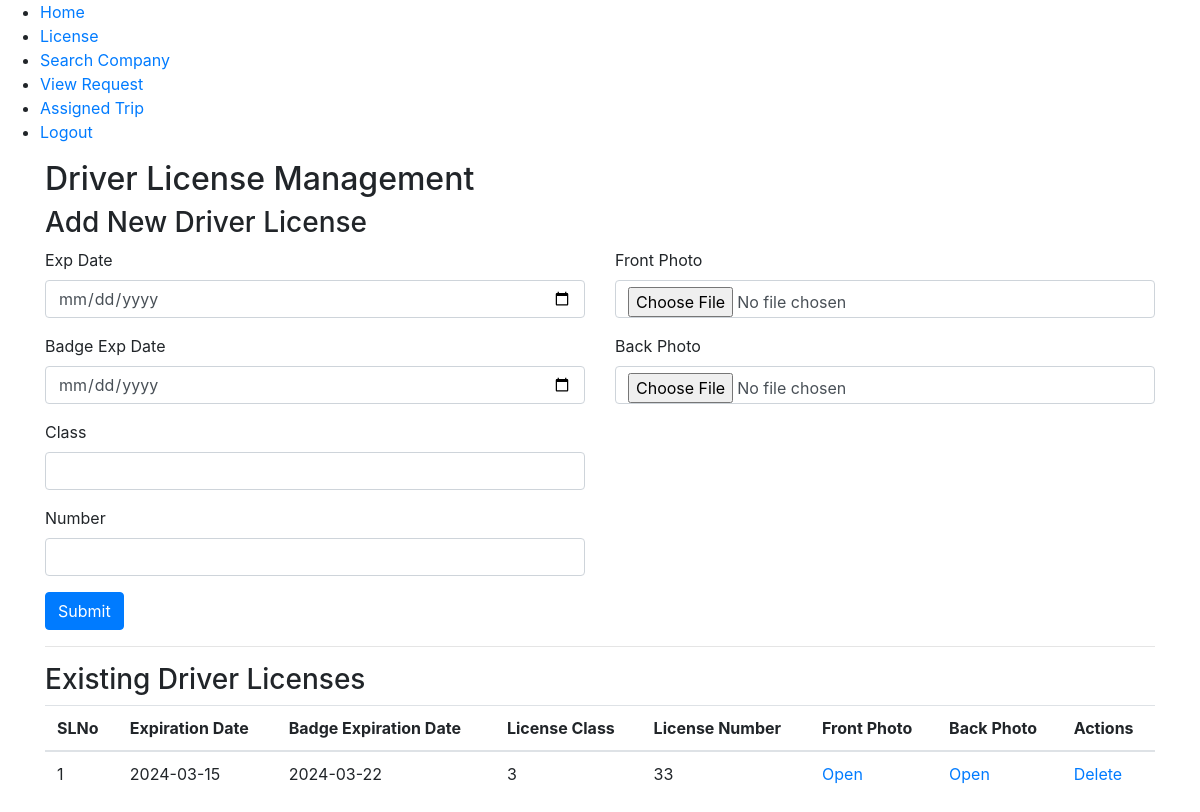
Page /Driver/DriverLicense/ on the committed database.
### Driver/models.py (models this page shows)
class tbl_driver_license(models.Model):
    driver_license_front_photo = models.FileField(upload_to='Files/')
    driver_license_back_photo = models.FileField(upload_to='Files/')
    driver_license_date = models.DateField(auto_now_add=True)
    driver_license_exp_date = models.CharField(max_length=50)
    driver_license_badge_exp_date = models.CharField(max_length=50)
    driver_license_class = models.CharField(max_length=50)
    driver_license_number = models.CharField(max_length=50)
    driver_license_id = models.AutoField(primary_key=True)
    driver_id = models.ForeignKey(tbl_driver,on_delete=models.CASCADE)

### Driver/views.py (the view)
# urls.py: path('DriverLicense/',views.DriverLicense,name="DriverLicense"),
def DriverLicense(request):
    data = tbl_driver_license.objects.all()
    if request.method == "POST" and request.FILES:
        did = tbl_driver.objects.get(driver_id=request.session['did'])
        tbl_driver_license.objects.create(
            driver_license_exp_date=request.POST.get('txt_exp_date'),
            driver_license_badge_exp_date=request.POST.get('txt_badge_exp_date'),
            driver_license_class=request.POST.get('txt_class'),
            driver_license_number=request.POST.get('txt_number'),
            driver_license_front_photo=request.FILES.get('file_front_photo'),
            driver_license_back_photo=request.FILES.get('file_back_photo'),
            driver_id=did,
        )
        return render(request, "Driver/DriverLicense.html", {"data" : data})
    else:
        return render(request, "Driver/DriverLicense.html", {"data" : data})

### Driver/Templates/Driver/DriverLicense.html (shortened to what this page needs)
{% extends 'Driver/Include.html' %}
{% load static %}
{% block content %}
<!DOCTYPE html>
<html lang="en">
<head>
    <link href="https://stackpath.bootstrapcdn.com/bootstrap/4.5.2/css/bootstrap.min.css" rel="stylesheet">
</head>
<body>
    <div class="container">
        <h2>Driver License Management</h2>
        <h3>Add New Driver License</h3>
        <form method="post" enctype="multipart/form-data">
            <div class="row">
                <div class="col-md-6">
                    <div class="form-group">
                        <label for="txt_exp_date">Exp Date</label>
                        <input type="date" class="form-control" name="txt_exp_date" id="txt_exp_date" required>
                    </div>
                    <div class="form-group">
                        <label for="txt_badge_exp_date">Badge Exp Date</label>
                        <input type="date" class="form-control" name="txt_badge_exp_date" required id="txt_badge_exp_date">
                    </div>
                    <div class="form-group">
                        <label for="txt_class">Class</label>
                        <input type="text"  class="form-control" name="txt_class" id="txt_class" required >
                    </div>
                    <div class="form-group">
                        <label for="txt_number">Number</label>
                        <input type="number"  class="form-control" name="txt_number" id="txt_number" required>
                    </div>
                </div>
                <div class="col-md-6">
                    <div class="form-group">
                        <label for="file_proof">Front Photo</label>
                        <input type="file" class="form-control" name="file_front_photo" id="file_front_photo" required>
                    </div>
                    <div class="form-group">
                        <label for="file_back_photo">Back Photo</label>
                        <input type="file" class="form-control" name="file_back_photo" id="file_back_photo" required>
                    </div>
                </div>
            </div>
            <div class="form-group">
                <button type="submit" class="btn btn-primary" >Submit</button>
            </div>
        </form>
        <hr>
        <h3>Existing Driver Licenses</h3>
        <table class="table">
            <thead>
                <tr>
                    <th>SLNo</th>
                    <th>Expiration Date</th>
                    <th>Badge Expiration Date</th>
                    <th>License Class</th>
                    <th>License Number</th>
                    <th>Front Photo</th>
                    <th>Back Photo</th>
                    <th>Actions</th>
                </tr>
            </thead>
            <tbody>
                {% for license in data %}
                <tr>
                    <td>{{ forloop.counter }}</td>
                    <td>{{ license.driver_license_exp_date }}</td>
                    <td>{{ license.driver_license_badge_exp_date }}</td>
                    <td>{{ license.driver_license_class }}</td>
                    <td>{{ license.driver_license_number }}</td>
                    <td><a href="{{ license.driver_license_front_photo.url }}" target="_blank">Open</a></td>
                    <td><a href="{{ license.driver_license_back_photo.url }}" target="_blank">Open</a></td>
                    <td>
                        <a href="{% url 'driver:DeleteDriverLicense' license.driver_license_id %}">
                            Delete
                        </a>
                    </td>
                </tr>
                {% endfor %}
            </tbody>
        </table>
    </div>
</body>
</html>
{% endblock content %}

### rows in the picture
tbl_driver_license: driver_license_exp_date "2024-03-15", driver_license_badge_exp_date "2024-03-22", driver_license_class "3", driver_license_number "33"
